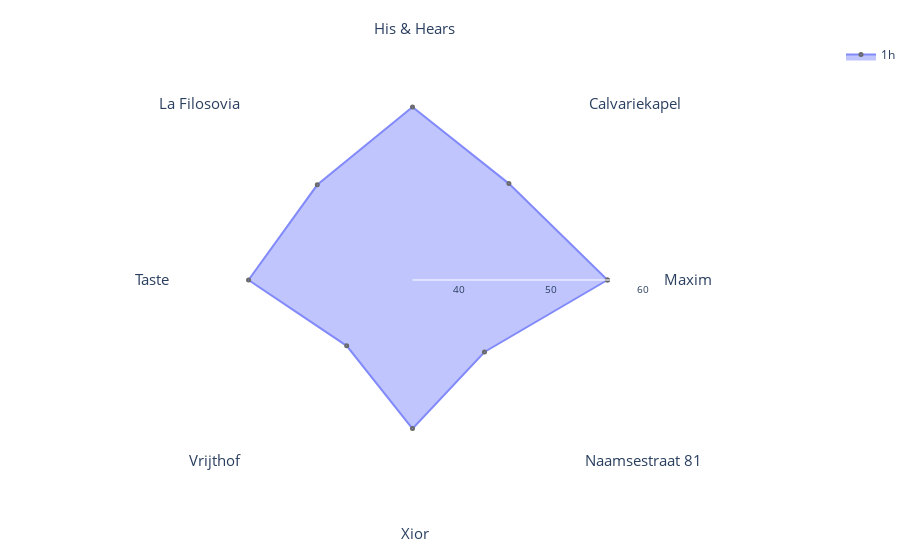

Source (notebook cell):
### Code cell
data_hour_1 = hourly_mean_data[hourly_mean_data['hour'] == 1]
data_hour_1_sorted = data_hour_0.sort_values('description')

# Create a new DataFrame with the first row duplicated (so that the line connecting the last and first point isn't thinner than the other ones)
first_row = data_hour_1_sorted.iloc[[0]]
data_hour_1_sorted_closed = pd.concat([data_hour_1_sorted, first_row], ignore_index=True)

fig = go.Figure()

fig.add_trace(go.Scatterpolar(
    r=data_hour_1_sorted_closed['lamax'],  # Use maximal noise
    theta=data_hour_1_sorted_closed['description'],
    fill='toself',
    name='1h',
    opacity=0.8,
    marker_line_width=2,
    marker_size=3,
    hoverlabel=dict(namelength=0),
    hovertemplate='Maximal noise: %{r:.2f} dB(A)' 
))

# layout stays the same
fig.update_layout(
    margin=dict(l=0, r=0, t=40, b=40),
    polar=dict(
        radialaxis=dict(
            visible=True,
            range=[35, 61],
            tickmode='array',
            tickvals=[35, 40, 45, 50, 55, 60],
            ticktext=['', '40', '', '50', '', '60'],
            gridcolor='lightgrey',
            gridwidth=0.01,
            tickfont=dict(size=10)
        ),
        angularaxis=dict(
            tickfont=dict(size=15)  # Increase the font size of the locations
        ),
        bgcolor='white'
    ),
    plot_bgcolor='white',
    showlegend=True
)

fig.show()

### Figure 1 — Plotly figure (JSON) as saved in the notebook; plotly's stock layout.template omitted (floating-point values rounded to 4 significant figures)
{"data": [{"fill": "toself", "hoverlabel": {"namelength": 0}, "hovertemplate": "Maximal noise: %{r:.2f} dB(A)", "marker": {"line": {"width": 2}, "size": 3}, "name": "1h", "opacity": 0.8, "r": [56.12, 49.77, 53.75, 49.59, 52.76, 45.08, 51.1, 46.02, 56.12], "theta": ["  Maxim", " Calvariekapel ", " His & Hears", " La Filosovia", " Taste", " Vrijthof", " Xior", "Naamsestraat 81", "  Maxim"], "type": "scatterpolar"}], "layout": {"margin": {"b": 40, "l": 0, "r": 0, "t": 40}, "plot_bgcolor": "white", "polar": {"angularaxis": {"tickfont": {"size": 15}}, "bgcolor": "white", "radialaxis": {"gridcolor": "lightgrey", "gridwidth": 0.01, "range": [35, 61], "tickfont": {"size": 10}, "tickmode": "array", "ticktext": ["", "40", "", "50", "", "60"], "tickvals": [35, 40, 45, 50, 55, 60], "visible": true}}, "showlegend": true}}
